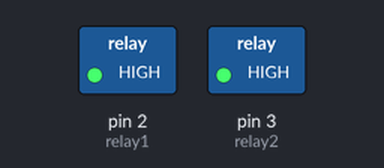
The sketch below on a simulated Arduino Uno, built with avr-gcc and run on an emulated ATmega328P. Parts: switched loads named in the sketch (green lamp = pin HIGH).

Above: at 1.0 s.
At 3.0 s:
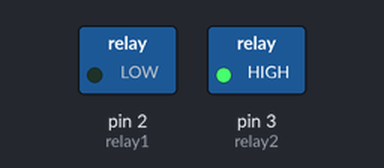
At 5.0 s:
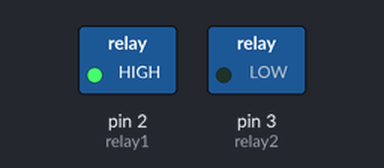
Timing chart, 0 to 7.8 s (numbered marks = the images above):
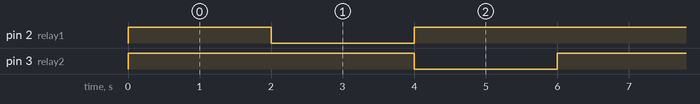

Measured:
- by itself, pin 2 (relay1): repeats every 6.0 s: LOW 2.0 s, HIGH 4.0 s
- by itself, pin 3 (relay2): alternates HIGH for 4.0 s and LOW for 2.0 s
- by itself, everything shown: repeats every 6.0 s, in 3 steps

The sketch:

COMPLETE_PUMP23.ino
```cpp
int relay1 = 2;
int relay2 = 3;
void setup(){
   pinMode(relay1,OUTPUT);
   pinMode(relay2,OUTPUT);
}
void loop(){
  digitalWrite(relay1, HIGH);
  digitalWrite(relay2, HIGH);
  delay(2000);
  digitalWrite(relay1, LOW);
  digitalWrite(relay2, HIGH);
  delay(2000);
  digitalWrite(relay1, HIGH);
  digitalWrite(relay2, LOW);
  delay(2000);
}
```
